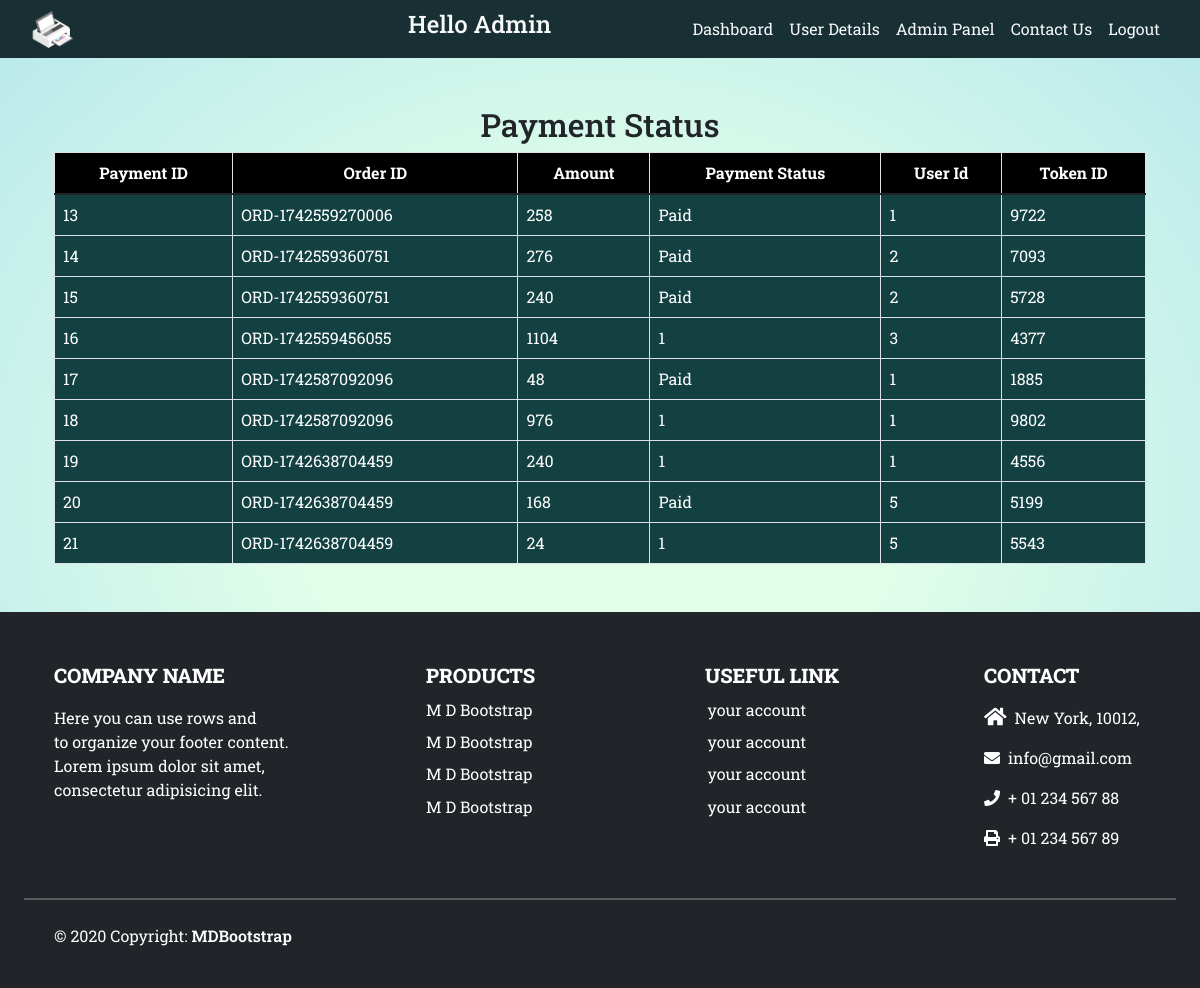
The page /Admin/payment_status.php on the database its author committed.
### tables this page shows
CREATE TABLE `payment` (
  `payment_id` int(11) NOT NULL,
  `order_id` varchar(255) NOT NULL,
  `totalPrice` int(255) NOT NULL,
  `payment_status` varchar(255) DEFAULT 'Pending',
  `user_id` int(11) NOT NULL,
  `token` int(255) NOT NULL
);

### Admin/payment_status.php (the view, shortened to what this page needs)
<?php include "conn.php" ?>
<!DOCTYPE html>
<html lang="en">
<head>
    <link href="https://cdn.jsdelivr.net/npm/bootstrap@5.2.3/dist/css/bootstrap.min.css" rel="stylesheet">
    <link rel="stylesheet" href="style.css">
    <link rel="stylesheet" href="https://cdnjs.cloudflare.com/ajax/libs/font-awesome/5.15.3/css/all.min.css" />
    <link href="https://stackpath.bootstrapcdn.com/bootstrap/5.1.3/css/bootstrap.min.css" rel="stylesheet">
</head>
<body class="background">
    <nav class="navbar sticky-top navbar-expand-lg bg-body-tertiary p-0" style="background: rgb(24,47,51);">
        <div class="container-fluid text-light">
            <div class="col-md-4">
                <img src="./images/logo.png" class="img-fluid" alt="" width="15%" height="15%">
            </div>
            <div>
                <h4 style="text-align:left;" class="f">Hello Admin </h4>
            </div>
            <div class="collapse navbar-collapse" id="navbarScroll">
                <ul class="navbar-nav ms-auto me-2 my-2 my-lg-0 navbar-nav-scroll col-md-7.5" style="--bs-scroll-height: 100px;">
                    <li class="nav-item">
                        <a class="nav-link active text-light" aria-current="page" href="Admindashboard.php">Dashboard</a>
                    </li>
                    <li class="nav-item">
                        <a class="nav-link active text-light" href="user_details.php">User Details</a>
                    </li>
                    <li class="nav-item">
                        <a class="nav-link active text-light" href="admin.php">Admin Panel</a>
                    </li>
                    <li class="nav-item">
                        <a class="nav-link active text-light" href="contactus.php">Contact Us</a>
                    </li>
                    <li class="nav-item">
                        <a class="nav-link active text-light" href="index.php">Logout</a>
                </ul>
            </div>
        </div>
    </nav>
    <div class="container mt-5">
        <h2 class="text-center">Payment Status</h2>
        <table class="table table-bordered">
            <thead>
                <tr class="text-center" style="background-color: black; color:white;">
                    <th>Payment ID</th>
                    <th>Order ID</th>
                    <th>Amount</th>
                    <th>Payment Status</th>
                    <th>User Id</th>
                    <th>Token ID</th>
                </tr>
            </thead>
            <tbody>
                <?php
                $res = mysqli_query($conn, "SELECT * FROM payment");
                while ($row = mysqli_fetch_array($res)) {
                    echo "<tr>";
                    echo "<td>{$row["payment_id"]}</td>";
                    echo "<td>{$row["order_id"]}</td>";
                    echo "<td>{$row["totalPrice"]}</td>";
                    echo "<td>{$row["payment_status"]}</td>";
                    echo "<td>{$row["user_id"]}</td>";
                    echo "<td>{$row["token"]}</td>";
                    echo "</tr>";
                }
                ?>
            </tbody>
        </table>
    </div>
    <div class="container-fluid bg-dark text-white mt-5">
        <div class="container">
            <div class="row ">
                <div class="col-xl-4 col-lg-4 col-md-4 col-sm-12 col-12 footer pt-5">
                    <p style="font-size:20px;text-transform: uppercase;font-weight: 800;" data-aos="slide-right">company name</p>
                    <p data-aos="slide-right">
                        Here you can use rows and<br>
                        to organize your footer content.<br>
                        Lorem ipsum dolor sit amet,<br>
                        consectetur adipisicing elit.<br>
                    </p>
                </div>
                <div class="col-xl-3 pt-5 hide-girl">
                    <span style="font-size:20px;text-transform: uppercase;font-weight: 800;" data-aos="zoom-in-left">products</span><br>
                    <p style="margin-top:3%" data-aos="slide-up">M D Bootstrap</p>
                    <p style="margin-top:-3%" data-aos="slide-up">M D Bootstrap</p>
                    <p style="margin-top:-3%" data-aos="slide-up">M D Bootstrap</p>
                    <p style="margin-top:-3%;" data-aos="slide-up">M D Bootstrap</p>
                </div>
                <div class="col-xl-3 col-lg-4 col-md-4 col-sm-12 col-12 footer pt-5">
                    <span style="font-size:20px;text-transform: uppercase;font-weight: 800;" class="text-center" data-aos="zoom-in-left">useful link</span><br>
                    <p style="margin-top:3%;margin-left:1%;" data-aos="fade-up">your account</p>
                    <p style="margin-top:-3%;margin-left:1%;" data-aos="fade-up">your account</p>
                    <p style="margin-top:-3%;margin-left:1%;" data-aos="fade-up">your account</p>
                    <p style="margin-top:-3%;margin-left:1%;" data-aos="fade-up">your account</p>
                </div>
                <div class="col-xl-2 col-lg-4 col-md-4 col-sm-12 col-12 footer pt-5 pb-3">
                    <p style="font-size:20px;text-transform: uppercase;font-weight: 800;" data-aos="slide-left">contact</p>
                    <p data-aos="fade-up">
                        <i class="fa fa-home" aria-hidden="true" style="font-size:20px;"></i>&nbsp; New York, 10012,
                    </p>
                    <p data-aos="fade-up">
                        <i class="fa fa-envelope" aria-hidden="true"></i>&nbsp; info@gmail.com
                    </p>
                    <p data-aos="fade-up">
                        <i class="fa fa-phone" aria-hidden="true"></i>&nbsp; + 01 234 567 88
                    </p>
                    <p data-aos="fade-up">
                        <i class="fa fa-print" aria-hidden="true"></i>&nbsp; + 01 234 567 89
                    </p>
                </div>
            </div>
        </div>
        <hr style="color:white;width:100%;border:1px solid">
        <div class="container mt-4 pb-4">
            <div class="row">
                <div class="col-12 col-xl-6 col-lg-6 col-md-6 col-sm-6 ">
                    <p>© 2020 Copyright:
                        <span style="font-weight:600">MDBootstrap</span>
                    </p>
                </div>
                <div class="col-12 col-xl-6 col-lg-6 col-md-6 col-sm-6 icon-head">
                    <span class="icons-2"><i class="fa fa-facebook" aria-hidden="true"></i></span>
                    <span class="icons-3"><i class="fa fa-twitter" aria-hidden="true"></i></span>
                    <span class="icons-1"><i class="fa fa-google-plus" aria-hidden="true"></i></span>
                    <span class="icons"><i class="fa fa-instagram" aria-hidden="true"></i></span>
                </div>
            </div>
        </div>
    </div>
</body>
</html>

### Admin/style.css (style rules this page uses)
* { margin: 0; padding: 0; box-sizing: border-box; font-family: 'Noto Serif', serif; font-family: 'Roboto Slab', serif; }
html { scroll-behavior: smooth; }
.background { background: radial-gradient(ellipse at center, rgba(225,254,234,1) 0%, rgba(225,254,234,1) 35%, #B7E8EB 100%); }
ul li a { color: white; }
tr { color: white; }
tbody:nth-child(2n) { background: rgb(19,64,64); }

### rows shown on the page
payment: payment_id "13", order "ORD-1742559270006", totalPrice "258", payment_status "Paid", user "1", token "9722"
payment: payment_id "14", order "ORD-1742559360751", totalPrice "276", payment_status "Paid", user "2", token "7093"
payment: payment_id "15", order "ORD-1742559360751", totalPrice "240", payment_status "Paid", user "2", token "5728"
payment: payment_id "16", order "ORD-1742559456055", totalPrice "1104", payment_status "1", user "3", token "4377"
payment: payment_id "17", order "ORD-1742587092096", totalPrice "48", payment_status "Paid", user "1", token "1885"
payment: payment_id "18", order "ORD-1742587092096", totalPrice "976", payment_status "1", user "1", token "9802"
payment: payment_id "19", order "ORD-1742638704459", totalPrice "240", payment_status "1", user "1", token "4556"
payment: payment_id "20", order "ORD-1742638704459", totalPrice "168", payment_status "Paid", user "5", token "5199"
payment: payment_id "21", order "ORD-1742638704459", totalPrice "24", payment_status "1", user "5", token "5543"
